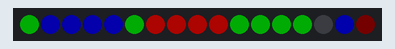
Simulated run of this sketch. Board: Arduino Uno, built with avr-gcc and run on an emulated ATmega328P. Shown: 17 RGB LEDs in strip order, left to right. Dim RGB values are drawn brighter than linear; colours are those a GRB WS2812 strip shows for the declared byte order.

Above: at 1.06 s.
At 1.94 s:
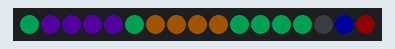
At 2.82 s:
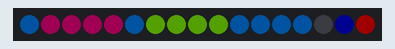
At 4.73 s:
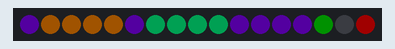
At 5.61 s:
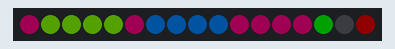
At 8.4 s:
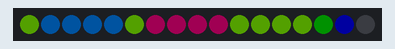

The sketch:

fade.ino
```cpp
#include "FastLED.h"

// WS2812B definitions
#define NUM_LEDS 17
#define DATA_PIN A5

/**
 * @param CRGB[] LED Colour data
 */
CRGB leds[NUM_LEDS];

/**
 *@param int LED brightness
 */
int bright = 50;

/**
 *@param int Time between stage
 */
int wait = 10;

/**
 * Initialise globals for safe mapping between JS and C
 */
int red = 0;
int green = 0;
int blue = 0;
int start = 0;

/**
 * Initialise LEDs in FastLED and set brightness
 */
void setup()
{
  // sanity check delay - allows reprogramming if accidently blowing power w/leds
  delay(1000);

  FastLED.addLeds<WS2812B, DATA_PIN, RGB>(leds, NUM_LEDS);
  FastLED.setBrightness(bright);
  allOff();
}

/**
 * Main program loop to fade all LEDs through RGB space
 */
void loop()
{
  step();
}

void step()
{
    int led;
    if (start > 764) {
        start = 0;
        red = 0;
        green = 0;
        blue = 255;
    }

    if (start < 255) {
        red++;
        blue--;
        green = 0;
    } else if (start < 510) {
        green++;
        red--;
        blue = 0;
    } else if (start < 765) {
        blue++;
        green--;
        red = 0;
    }


    // Lower LEDs
    for (led = 1; led < 5; led++) {
        leds[led] = CRGB(green, red, blue);
    }

    // Top LEDs
    for (led = 6; led < 10; led++) {
        leds[led] = CRGB(red, blue, green);
    }

    // Middle LEDs
    for (led = 10; led < 15; led++) {
        leds[led] = CRGB(blue, green, red);
    }
    leds[0] = CRGB(blue, green, red);
    leds[5] = CRGB(blue, green, red);


    // Debug on eyes + nose
    leds[NUM_LEDS - 1] = CRGB(0, red, 0);
    leds[NUM_LEDS - 3] = CRGB(green, 0, 0);
    leds[NUM_LEDS - 2] = CRGB(0, 0, blue);


    // Write to controller + wait
    FastLED.show();

    // Next step with delay
    start++;
    delay(10);
}

void allOff()
{
  for (int i=0; i<NUM_LEDS; i++)
    leds[i] = 0;
  FastLED.show();
}
```

Measured:
- by itself, everything shown: repeats every 8.4 s, in 150 steps
